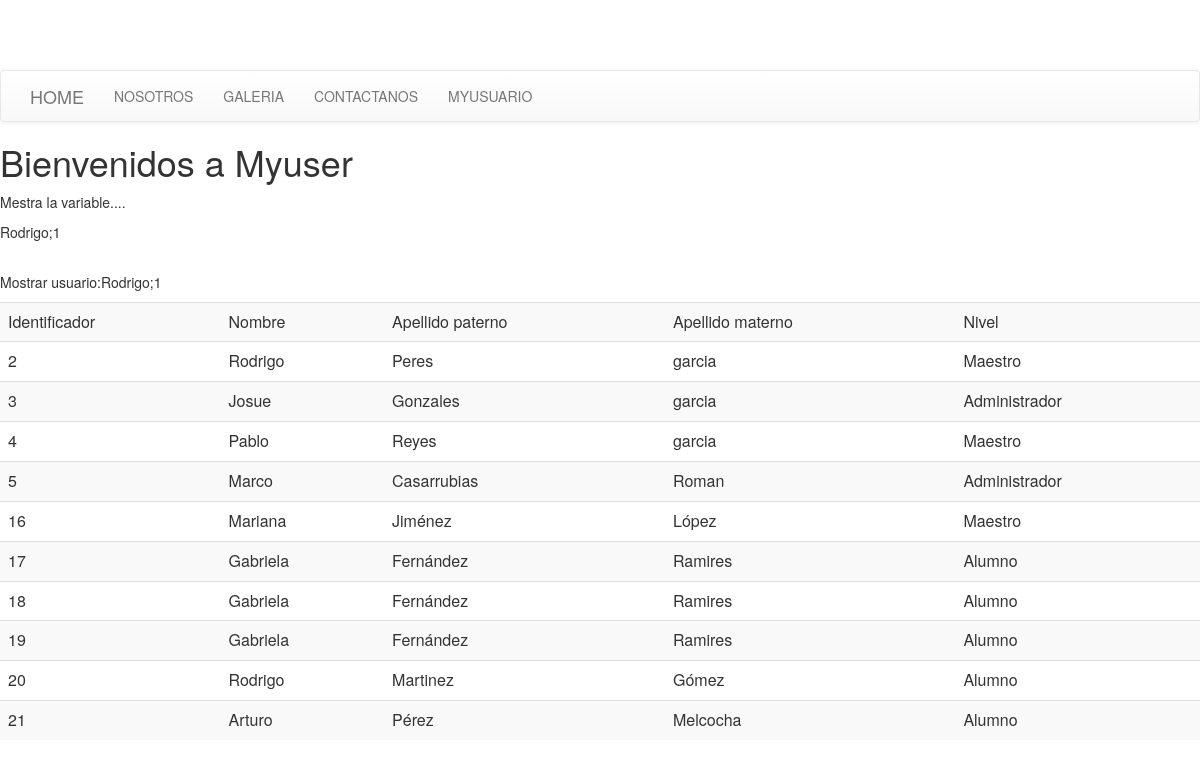
Screenshot of /myusuario with the database file from the repository.
### tables this page shows
CREATE TABLE `usuario` (
  `idusuario` int(11) NOT NULL AUTO_INCREMENT,
  `nombre` varchar(50) NOT NULL,
  `apellido_paterno` varchar(50) NOT NULL,
  `apellido_materno` varchar(50) NOT NULL,
  `telefono` int(20) NOT NULL,
  `calle` varchar(50) NOT NULL,
  `numero_externo` int(11) NOT NULL,
  `numero_interno` int(11) NOT NULL,
  `colonia` varchar(50) NOT NULL,
  `municipio` varchar(50) NOT NULL,
  `estado` varchar(50) NOT NULL,
  `CP` int(5) NOT NULL,
  `correo` varchar(50) NOT NULL,
  `usuario` varchar(50) NOT NULL,
  `contrasena` varchar(50) NOT NULL,
  `nivel` varchar(50) NOT NULL,
  `status` varchar(50) NOT NULL,
  PRIMARY KEY (`idusuario`)
);

### index.php (called while the page is built, shortened)
<?php
	require 'helpers.php';
    require 'template/header.php';
    require 'clases/Usuario.php';
	controller($_GET['url']);
require 'template/footer.php';
?>

### controllers/myusuario.php (called while the page is built)
<?php
$usuario = new Usuario();
$titulo = "Bienvenidos a Myuser";
$contenido ='Mestra la variable....';
$variables = array('titulo' => $titulo,
    'contenido' => $contenido,
'nombre'=>$usuario->setUsuario());
view('myusuario',$variables);
?>

### clases/Usuario.php (the view)
<?php
class Usuario{
     private $name;
    public function getUsuario(){
        echo"<br>Mostrar usuario:".$this->name;
    }
public function setUsuario(){
    $this->name="Rodrigo;1";
    return $this->name;
}
    public function readuG(){
        $sql=mysql_query("select * from usuario where status='active' order by idusuario asc ") or die (mysql_error());
        echo"<div class=table-responsive>";
        echo"<center><table class='table table-striped'>";
        echo"<tr><td>Identificador</td><td>Nombre</td><td>Apellido paterno</td><td>Apellido materno</td><td>Nivel</td></tr>";
        while($field= mysql_fetch_array($sql)){
            $this->id=$field['idusuario'];
            $this->nombre=$field['nombre'];
            $this->apellido_paterno=$field['apellido_paterno'];
            $this->apellido_materno=$field['apellido_materno'];
            $this->nivel=$field['nivel'];
            switch($this->nivel){
                case 1;
                    $type="Administrador";
                    break;
                case 2;
                    $type="Maestro";
                    break;
                case 3;
                    $type="Alumno";
                    break;
            }
            echo"<tr><td>$this->id</td><td>$this->nombre</td><td>$this->apellido_paterno</td><td>$this->apellido_materno</td><td>$type</td></tr>";
        }
        echo"</table></center></div>";
        }
}

### template/header.php (shortened to what this page needs)
<html>
<head>
    <link href="./bootstrap/css/bootstrap.min.css" rel="stylesheet">
    <link href="./bootstrap/css/bootstrap-theme.min.css" rel="stylesheet">
    <link href="./bootstrap/css/theme.css" rel="stylesheet">
</head>
<body>
<?php include ('menu.php')  ?>

### template/menu.php (shortened to what this page needs)
<div class="navbar navbar-default">
    <div class="container">
        <div class="navbar-header">
            <a class="navbar-brand" href="index.php?url=home">HOME</a>
        </div>
        <div class="navbar-collapse collapse">
            <ul class="nav navbar-nav">
                <li><a href="nosotros">NOSOTROS</a></li>
                <li><a href="galeria">GALERIA</a></li>
                <li><a href="contactanos">CONTACTANOS</a></li>
                <li><a href="myusuario">MYUSUARIO</a></li>
            </ul>
        </div>
    </div>
</div>

### helpers.php (shortened to what this page needs)
<?php
function view($plantilla,$variables=array()){
        extract($variables);
		require ('views/'.$plantilla.'.tpl.php');
	}
	function controller($nombre){
			$archivo = "controllers/".$nombre.".php";
			if(file_exists($archivo))
				require $archivo;
			else
				echo "Error archivo, no encontrado";
	}
?>

### views/myusuario.tpl.php
<?php
$usuario2 = new Usuario();
?>
<html>
<head></head>
<body>
<h1><?=$titulo ?></h1>
<p><?=$contenido ?></p>
<p><?=$nombre ?></p>
<p>
    <?php
    $usuario2 ->setUsuario();
    $usuario2 ->getUsuario();
    $usuario2->readuG();
    ?>
</p>
</body>
</html>

### template/footer.php (shortened to what this page needs)
</body>
</html>

### rows the page displays
usuario: idusuario "2", nombre "Rodrigo", apellido_paterno "Peres", apellido_materno "garcia", nivel "Maestro"
usuario: idusuario "3", nombre "Josue", apellido_paterno "Gonzales", apellido_materno "garcia", nivel "Administrador"
usuario: idusuario "4", nombre "Pablo", apellido_paterno "Reyes", apellido_materno "garcia", nivel "Maestro"
usuario: idusuario "5", nombre "Marco", apellido_paterno "Casarrubias", apellido_materno "Roman", nivel "Administrador"
usuario: idusuario "16", nombre "Mariana", apellido_paterno "Jiménez", apellido_materno "López", nivel "Maestro"
usuario: idusuario "17", nombre "Gabriela", apellido_paterno "Fernández", apellido_materno "Ramires", nivel "Alumno"
usuario: idusuario "18", nombre "Gabriela", apellido_paterno "Fernández", apellido_materno "Ramires", nivel "Alumno"
usuario: idusuario "19", nombre "Gabriela", apellido_paterno "Fernández", apellido_materno "Ramires", nivel "Alumno"
usuario: idusuario "20", nombre "Rodrigo", apellido_paterno "Martinez", apellido_materno "Gómez", nivel "Alumno"
usuario: idusuario "21", nombre "Arturo", apellido_paterno "Pérez", apellido_materno "Melcocha", nivel "Alumno"

### other values shown
$titulo "Bienvenidos a Myuser"
$contenido "Mestra la variable...."
$nombre "Rodrigo;1"
$this->name "Rodrigo;1"
